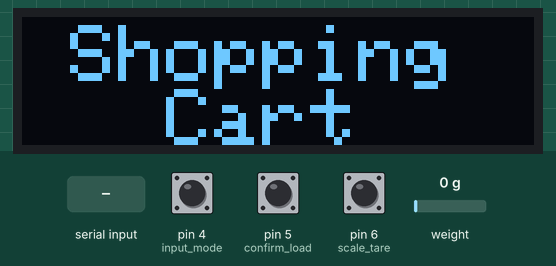
Recording of a sketch running on a simulated Arduino Uno, built with avr-gcc and run on an emulated ATmega328P. Shown: 128×32 one-colour display. The test bench sets the inputs (shaded band); at power-on: pin 5 (confirm_load) HIGH, pin 4 (input_mode) HIGH, weight on the scale 0 g, pin 6 (scale_tare) HIGH. What the sketch prints to the serial monitor is not drawn.

Above: at 2.2 s.
2.3 s: "90,45\n" received over Serial
At 3.5 s:
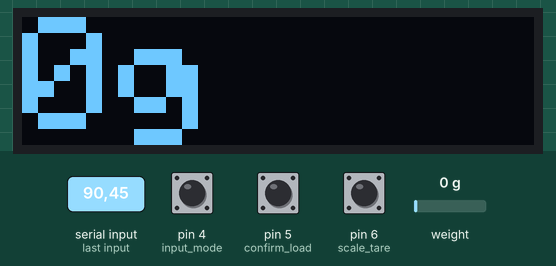
4.1 s: pin 5 (confirm_load) pulled LOW for 0.15 s
At 6.1 s:
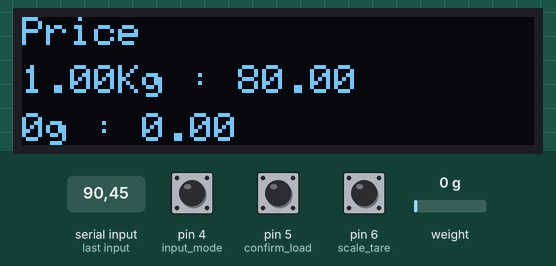
8.4 s: pin 4 (input_mode) pulled LOW for 1 s
At 10.2 s:
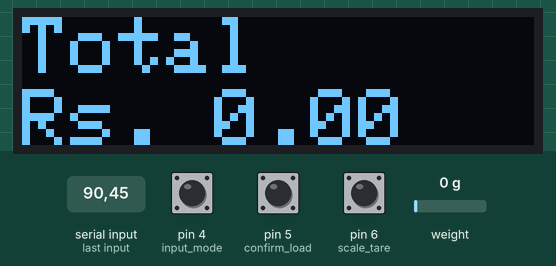
11.0 s: weight on the scale set to 3 g
12.5 s: weight on the scale set to 6 g
At 13.1 s:
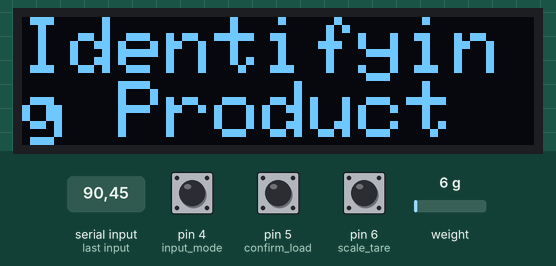
16.7 s: weight on the scale set to 1250 g
At 24.0 s:
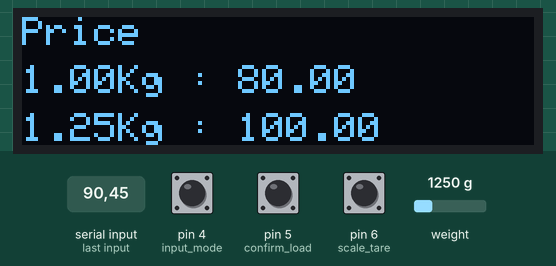
Timing chart, 0 to 24.3 s (numbered marks = the images above; inputs shaded):
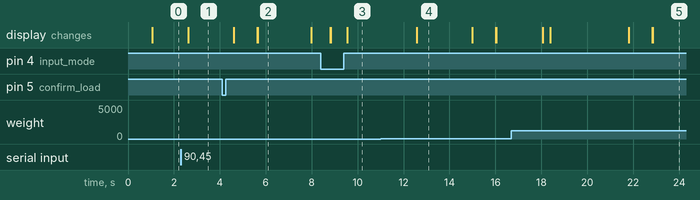

Measured:
- the behaviour switches between 4 and 5 g on weight on the scale (found by bisection; images 3 and 4)
- after the input at 2.3 s, the display: changes after 0.32 s (image 1)
- after the input at 4.1 s, the display: first changes after 0.50 s (image 2 shows a later state)
- after the input at 8.4 s, the display: first changes after 0.41 s (image 3 shows a later state)
- after the input at 11.0 s, every drawn part: stays the same
- after the input at 12.5 s, the display: changes after 0.07 s (image 4)
- after the input at 16.7 s, the display: first differs from a run without the input after 5.1 s (image 5 shows a later state)
- what the display in image 2 shows lasts 2.3 s, from 5.7 s to 8.0 s

The sketch:

main.ino
```cpp
#include <HX711.h>
#include <Wire.h>
#include <Adafruit_GFX.h>
#include <Adafruit_SSD1306.h>

#define LOADCELL_SCK 3 // ATmega Pin 5
#define LOADCELL_DOUT 2 // ATmega Pin 4

#define SCREEN_WIDTH 128 // OLED display width, in pixels
#define SCREEN_HEIGHT 32 // OLED display height, in pixels

// Declaration for loadcell amplifier
HX711 scale;

// Declaration for an SSD1306 display connected to I2C (SDA, SCL pins)
Adafruit_SSD1306 display(SCREEN_WIDTH, SCREEN_HEIGHT, &Wire, -1);

int opMode = 1;
int calibrationFactor = 73;
int preWeight = 0;
float totalPrice = 0.0;

String productNames[] = {
  "Apple",
  "Goodday biscuit",
  "Banana"
};

float productPrices[] = {
   80.0,
   20.0,
   40.0
};

void setup() {
  // Setup input pins
  pinMode(4, INPUT_PULLUP);  // input mode
  pinMode(5, INPUT_PULLUP);  // confirm load
  pinMode(6, INPUT_PULLUP);  // scale tare
  pinMode(7, INPUT_PULLUP);

  setupLoadCell();
  setupDisplay();

  // Begin Serial Communication with baud rate of 9600
  Serial.begin(9600);
  Serial.print('R');
  delay(200);
  while(!Serial.available());
  Serial.read();
}

void loop() {
  if(opMode == 0) {
    display.clearDisplay();
    displayText("Total", 2, 0, 0);
    displayText("Rs. " + String(totalPrice), 2, 0, 18);
    while(getWeight() - preWeight < 5) { // waits for weight change.
      if(digitalRead(4) == LOW) {
        opMode = 1;
        delay(200);
        return;
      }
    }
    display.clearDisplay();
    displayText("Identifying Product", 2, 0, 0);
    delay(2000);
  } else {
    while(digitalRead(5) == HIGH) {
      if(digitalRead(4) == LOW) {
        opMode = 0;
        delay(200);
        return;
      }
      if(digitalRead(6) == LOW) {
        scale.tare();
      }
      preWeight = (int) getWeight();
      display.clearDisplay();
      displayText(preWeight > 1000 ? String(double(preWeight) / 1000.0) + "Kg": String(preWeight) + "g", 4, 0, 0);
    }
  }
  preWeight = (int) getWeight();
  Serial.print('W'); // Sents a 'W' character representing weight change.
  delay(100);
  Serial.print(preWeight);
  Serial.print('g');
  while(!Serial.available()); // wait for the detected product index from pi

  int productIdx = Serial.parseInt();
  float productPrice = preWeight * productPrices[productIdx] / 1000;
  String productWeight = preWeight > 1000 ? String(double(preWeight) / 1000.0) + "Kg": String(preWeight) + "g";
  totalPrice += productPrice;

  display.clearDisplay();
  displayText(productNames[productIdx].substring(0, 10), 2, 0, 0);
  displayText("Weight : " + productWeight, 1, 0, 20);
  delay(1000);

  display.clearDisplay();
  displayText("Price" , 1, 0, 0);
  displayText("1.00Kg : " + String(productPrices[productIdx]), 1, 0, 12);
  displayText(productWeight + " : " + String(productPrice), 1, 0, 24);
  delay(2000);

  preWeight = 0;
}

void setupLoadCell() {
  scale.begin(LOADCELL_DOUT, LOADCELL_SCK);
  scale.set_scale(calibrationFactor);
  scale.tare();
}

float getWeight() {
  while(!scale.is_ready());
  return scale.get_units(3);
}

void setupDisplay() {
  if(!display.begin(SSD1306_SWITCHCAPVCC, 0x3C)) { // Address 0x3D for 128x64
    Serial.println("Error");
    while(1);
  }
  display.clearDisplay();
  display.setTextColor(WHITE);
  displayText(" Shopping\n   Cart", 2, 0, 2);
}

void displayText(String text, float tSize, int x, int y) {
  display.setTextSize(tSize);
  display.setCursor(x, y);
  display.print(text);
  display.display();
}
```
